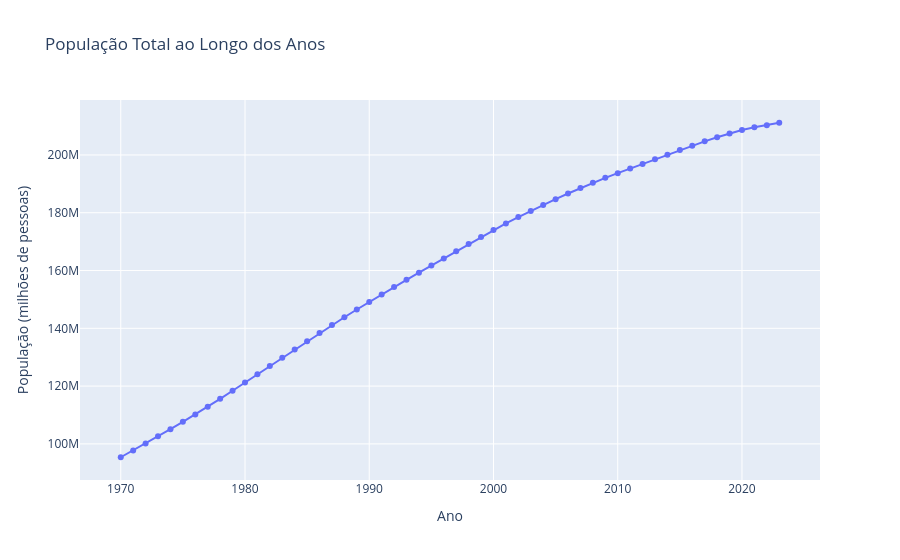

The notebook cell saved with this chart:
### Markdown cell above
## Pop Geral

### Code cell
fig = px.line(
    new_df_brasil_wide,
    x=new_df_brasil_wide.index,
    y='Population, total',
    title='População Total ao Longo dos Anos',
    labels={'Ano': 'Ano', 'Population': 'População (milhões de pessoas)'},
    markers=True
)

fig.update_layout(
    xaxis_title='Ano',
    yaxis_title='População (milhões de pessoas)', 
    legend_title_text='Legenda'
)

fig.show()

### Figure 1 — Plotly figure (JSON) as saved in the notebook; plotly's stock layout.template omitted (floating-point values rounded to 4 significant figures)
{"data": [{"hovertemplate": "Year=%{x}<br>Population, total=%{y}<extra></extra>", "legendgroup": "", "line": {"color": "#636efa", "dash": "solid"}, "marker": {"symbol": "circle"}, "mode": "lines+markers", "name": "", "orientation": "v", "showlegend": false, "type": "scatter", "x": [1970, 1971, 1972, 1973, 1974, 1975, 1976, 1977, 1978, 1979, 1980, 1981, 1982, 1983, 1984, 1985, 1986, 1987, 1988, 1989, 1990, 1991, 1992, 1993, 1994, 1995, 1996, 1997, 1998, 1999, 2000, 2001, 2002, 2003, 2004, 2005, 2006, 2007, 2008, 2009, 2010, 2011, 2012, 2013, 2014, 2015, 2016, 2017, 2018, 2019, 2020, 2021, 2022, 2023], "xaxis": "x", "y": [95380000.0, 97740000.0, 100100000.0, 102600000.0, 105100000.0, 107600000.0, 110200000.0, 112900000.0, 115600000.0, 118400000.0, 121200000.0, 124100000.0, 126900000.0, 129800000.0, 132700000.0, 135500000.0, 138300000.0, 141100000.0, 143800000.0, 146500000.0, 149100000.0, 151700000.0, 154300000.0, 156800000.0, 159300000.0, 161700000.0, 164200000.0, 166700000.0, 169200000.0, 171600000.0, 174000000.0, 176300000.0, 178500000.0, 180600000.0, 182700000.0, 184700000.0, 186700000.0, 188600000.0, 190400000.0, 192100000.0, 193700000.0, 195300000.0, 196900000.0, 198500000.0, 200100000.0, 201700000.0, 203200000.0, 204700000.0, 206100000.0, 207500000.0, 208700000.0, 209600000.0, 210300000.0, 211100000.0], "yaxis": "y"}], "layout": {"legend": {"title": {"text": "Legenda"}, "tracegroupgap": 0}, "title": {"text": "População Total ao Longo dos Anos"}, "xaxis": {"anchor": "y", "domain": [0, 1], "title": {"text": "Ano"}}, "yaxis": {"anchor": "x", "domain": [0, 1], "title": {"text": "População (milhões de pessoas)"}}}}
